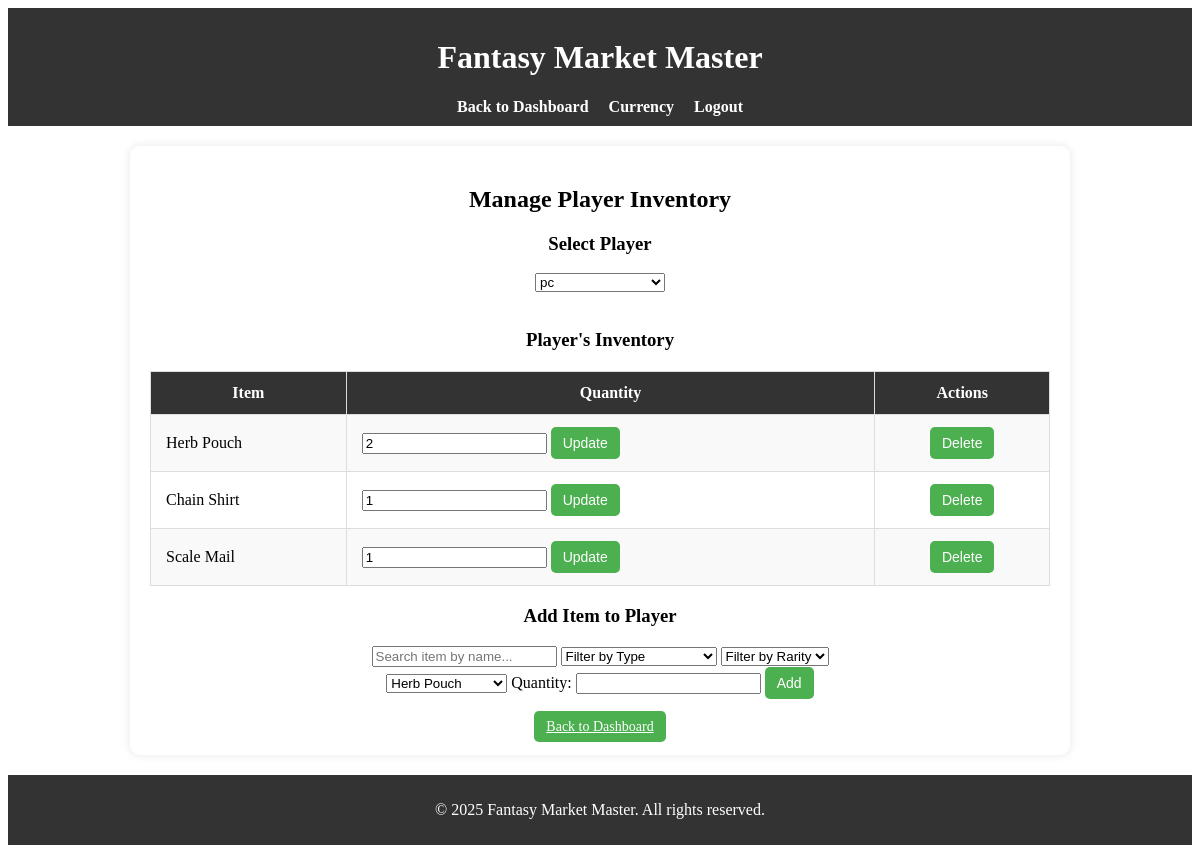
Page /manage_player_inventory.php?player_id=2 (signed in) on the committed database.
### tables this page shows
CREATE TABLE `player_inventory` (
  `id` int NOT NULL,
  `user_id` int NOT NULL,
  `item_id` int NOT NULL,
  `quantity` int NOT NULL DEFAULT '1'
);

CREATE TABLE `items` (
  `id` int NOT NULL,
  `name` varchar(100) NOT NULL,
  `description` text,
  `base_price` int NOT NULL,
  `type` varchar(50) DEFAULT NULL,
  `rarity` enum('Common','Uncommon','Rare','Very Rare','Legendary') DEFAULT 'Common'
);

### manage_player_inventory.php (the view, shortened to what this page needs)
<?php
require 'header.php';
$players = $pdo->query("SELECT id, username FROM users WHERE role = 'pc'")->fetchAll(PDO::FETCH_ASSOC);
$items = $pdo->query("SELECT * FROM items")->fetchAll(PDO::FETCH_ASSOC);
$player_inventory = [];
if (isset($_GET["player_id"])) {
    $stmt = $pdo->prepare("
        SELECT player_inventory.id, player_inventory.quantity, items.name
        FROM player_inventory
        JOIN items ON player_inventory.item_id = items.id
        WHERE player_inventory.user_id = ?
    ");
    $stmt->execute([$_GET["player_id"]]);
    $player_inventory = $stmt->fetchAll(PDO::FETCH_ASSOC);
}
?>
<div class="container">
    <h2>Manage Player Inventory</h2>
    <h3>Select Player</h3>
    <form method="GET" class="styled-form">
        <select name="player_id" onchange="this.form.submit()">
            <?php foreach ($players as $player): ?>
                <option value="<?= $player['id'] ?>" <?= isset($_GET["player_id"]) && $_GET["player_id"] == $player['id'] ? 'selected' : '' ?>>
                    <?= htmlspecialchars($player['username']) ?>
                </option>
            <?php endforeach; ?>
        </select>
    </form>
    <br>
    <?php if (isset($_GET["player_id"])): ?>
        <h3>Player's Inventory</h3>
        <table class="styled-table">
            <tr>
                <th>Item</th>
                <th>Quantity</th>
                <th>Actions</th>
            </tr>
            <?php foreach ($player_inventory as $inventory): ?>
                <tr>
                    <td><?= htmlspecialchars($inventory['name']) ?></td>
                    <td>
                        <form method="POST" class="inventory-form" style="display:inline-block;">
                            <input type="number" name="quantity" min="0" value="<?= $inventory['quantity'] ?>">
                            <button type="submit" class="btn">Update</button>
                        </form>
                    </td>
                    <td>
                        <form method="POST" class="inventory-form" style="display:inline-block;">
                            <button type="submit" class="btn btn-danger">Delete</button>
                        </form>
                    </td>
                </tr>
            <?php endforeach; ?>
        </table>
        <h3>Add Item to Player</h3>
        <input type="text" id="searchBox" placeholder="Search item by name..." onkeyup="filterItems()">
        <select id="typeFilter" onchange="filterItems()">
            <option value="">Filter by Type</option>
        </select>
        <select id="rarityFilter" onchange="filterItems()">
            <option value="">Filter by Rarity</option>
        </select>
        <form method="POST" class="styled-form">
            <select name="new_item_id" id="itemDropdown">
                <?php foreach ($items as $item): ?>
                    <option value="<?= $item['id'] ?>" data-type="<?= htmlspecialchars($item['type']) ?>" data-rarity="<?= htmlspecialchars($item['rarity']) ?>">
                        <?= htmlspecialchars($item['name']) ?>
                    </option>
                <?php endforeach; ?>
            </select>
            <label>Quantity:</label>
            <input type="number" name="new_quantity" min="1" required>
            <button type="submit" class="btn">Add</button>
        </form>
    <?php endif; ?>
    <br>
    <a href="dashboard.php" class="btn">Back to Dashboard</a>
</div>
<?php require 'footer.php'; ?>

### style.css (style rules this page uses)
.container { width: 90%; max-width: 900px; margin: 20px auto; background: white; padding: 20px; box-shadow: 0 0 10px rgba(0, 0, 0, 0.1); border-radius: 10px; text-align: center; }
.btn, .btn-delete { padding: 8px 12px; border: none; cursor: pointer; font-size: 14px; border-radius: 5px; }
.btn { background-color: #4CAF50; color: white; }
.styled-table { width: 100%; border-collapse: collapse; margin-top: 20px; }
.styled-table th, .styled-table td { padding: 12px 15px; border: 1px solid #ddd; text-align: left; }
.styled-table th { background-color: #333; color: white; font-weight: bold; text-align: center; }
.styled-table tr:nth-child(even) { background-color: #f9f9f9; }
.styled-table td:last-child { text-align: center; }

### rows in the picture
player_inventory: item.name "Herb Pouch", quantity "2"
player_inventory: item.name "Chain Shirt", quantity "1"
player_inventory: item.name "Scale Mail", quantity "1"

### other values in the picture
form field player_id "pc"
form field new_item_id "Herb Pouch"
